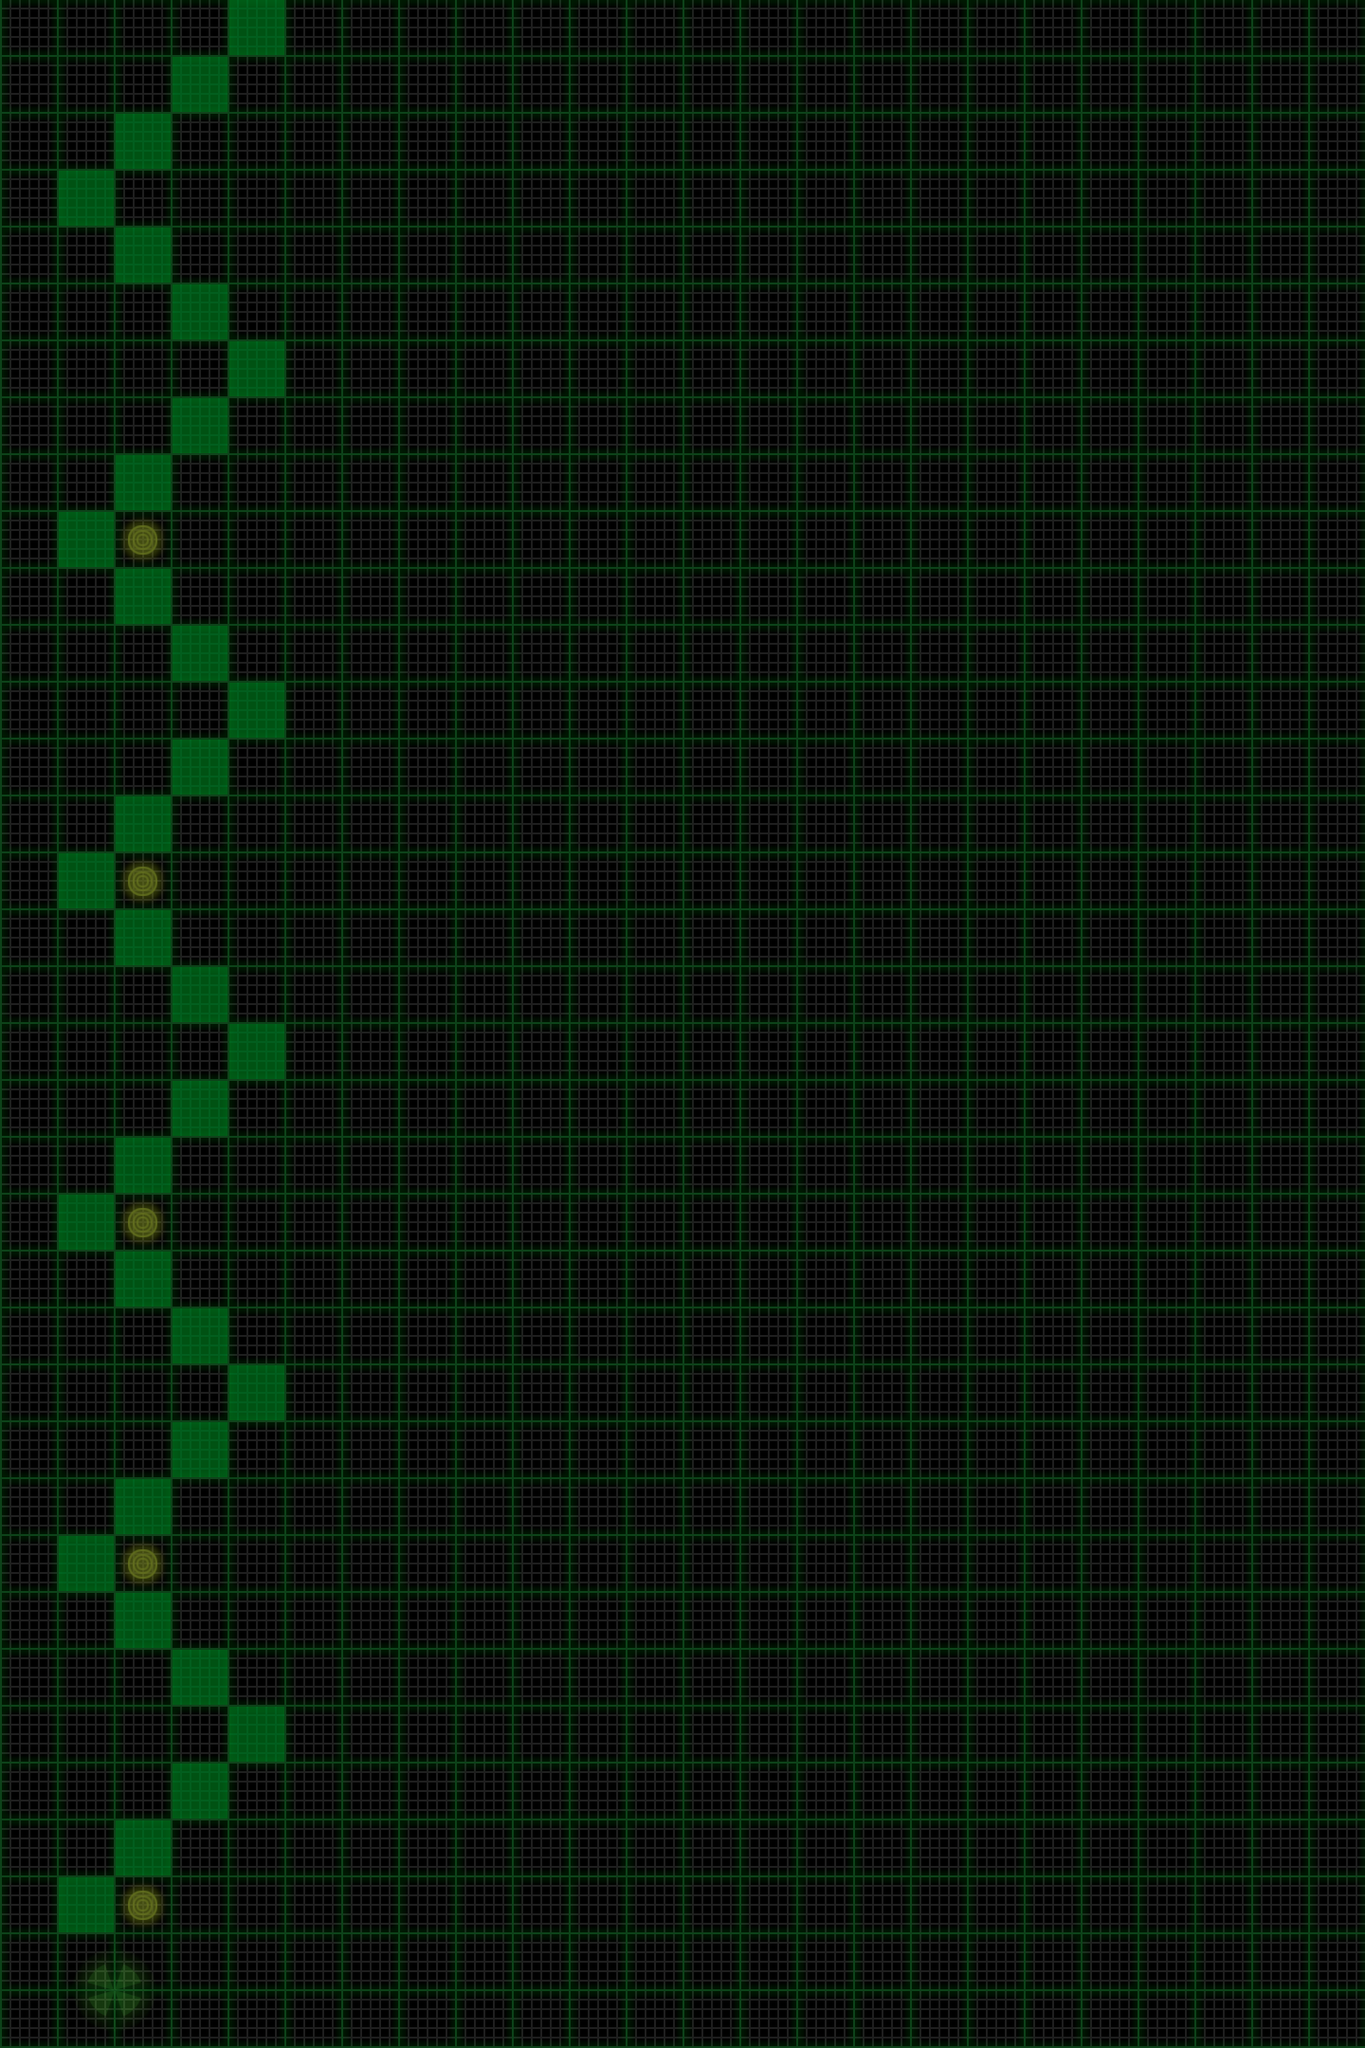

Rendered tile map (Tiled .tmx) drawn with the repository's tilesets; below, a short description and the map source with its tile grids summarised:
An orthogonal 24x36 tile map with 60x60 px tiles, 4 tile layers (map, terrain, items, sand), 2 tilesets and 1 object (startSite).

<map version="1.0" orientation="orthogonal" width="24" height="36" tilewidth="60" tileheight="60">
 <tileset firstgid="1" name="map" tilewidth="60" tileheight="60">
  <image source="map.png" />
  <tile id="0">
   <properties>
    <property name="mapID" value="empty" />
   </properties>
  </tile>
  <tile id="1">
   <properties>
    <property name="mapID" value="down-1" />
   </properties>
  </tile>
  <tile id="2">
   <properties>
    <property name="mapID" value="down-2" />
   </properties>
  </tile>
  <tile id="3">
   <properties>
    <property name="mapID" value="down-3" />
   </properties>
  </tile>
  <tile id="4">
   <properties>
    <property name="mapID" value="down-4" />
   </properties>
  </tile>
  <tile id="5">
   <properties>
    <property name="mapID" value="down-5" />
   </properties>
  </tile>
  <tile id="6">
   <properties>
    <property name="mapID" value="up-1" />
   </properties>
  </tile>
  <tile id="7">
   <properties>
    <property name="mapID" value="up-2" />
   </properties>
  </tile>
  <tile id="8">
   <properties>
    <property name="mapID" value="up-3" />
   </properties>
  </tile>
  <tile id="9">
   <properties>
    <property name="mapID" value="up-4" />
   </properties>
  </tile>
  <tile id="10">
   <properties>
    <property name="mapID" value="up-5" />
   </properties>
  </tile>
 </tileset>
 <tileset firstgid="17" name="items" tilewidth="60" tileheight="60">
  <image source="items.png" />
  <tile id="0">
   <properties>
    <property name="itemID" value="station" />
   </properties>
  </tile>
  <tile id="1">
   <properties>
    <property name="itemID" value="sensorSite" />
   </properties>
  </tile>
  <tile id="8">
   <properties>
    <property name="itemID" value="station" />
   </properties>
  </tile>
  <tile id="9">
   <properties>
    <property name="itemID" value="sensor" />
   </properties>
  </tile>
  <tile id="16">
   <properties>
    <property name="itemID" value="station" />
   </properties>
  </tile>
  <tile id="17">
   <properties>
    <property name="itemID" value="sample" />
   </properties>
  </tile>
  <tile id="24">
   <properties>
    <property name="itemID" value="station" />
   </properties>
  </tile>
 </tileset>
 <layer name="map" width="24" height="36">
  <data>[864 cells, 864 non-empty, 1 distinct tile ids]</data>
 </layer>
 <layer name="terrain" width="24" height="36">
  <data>[864 cells, 34 non-empty, 1 distinct tile ids]</data>
 </layer>
 <layer name="items" width="24" height="36">
  <data>[864 cells, 9 non-empty, 5 distinct tile ids]</data>
 </layer>
 <layer name="sand" width="24" height="36">
  <data>[864 cells, 0 non-empty, 0 distinct tile ids]</data>
 </layer>
 <objectgroup name="objects" width="24" height="36">
  <object name="startSite" x="150" y="2070">
   <properties>
    <property name="bearing" value="north" />
    <property name="energy" value="98" />
    <property name="expectedCodeScore" value="59" />
    <property name="sampleSites" value="0" />
    <property name="sensorSites" value="5" />
    <property name="zoom" value="out" />
   </properties>
  </object>
 </objectgroup>
</map>
